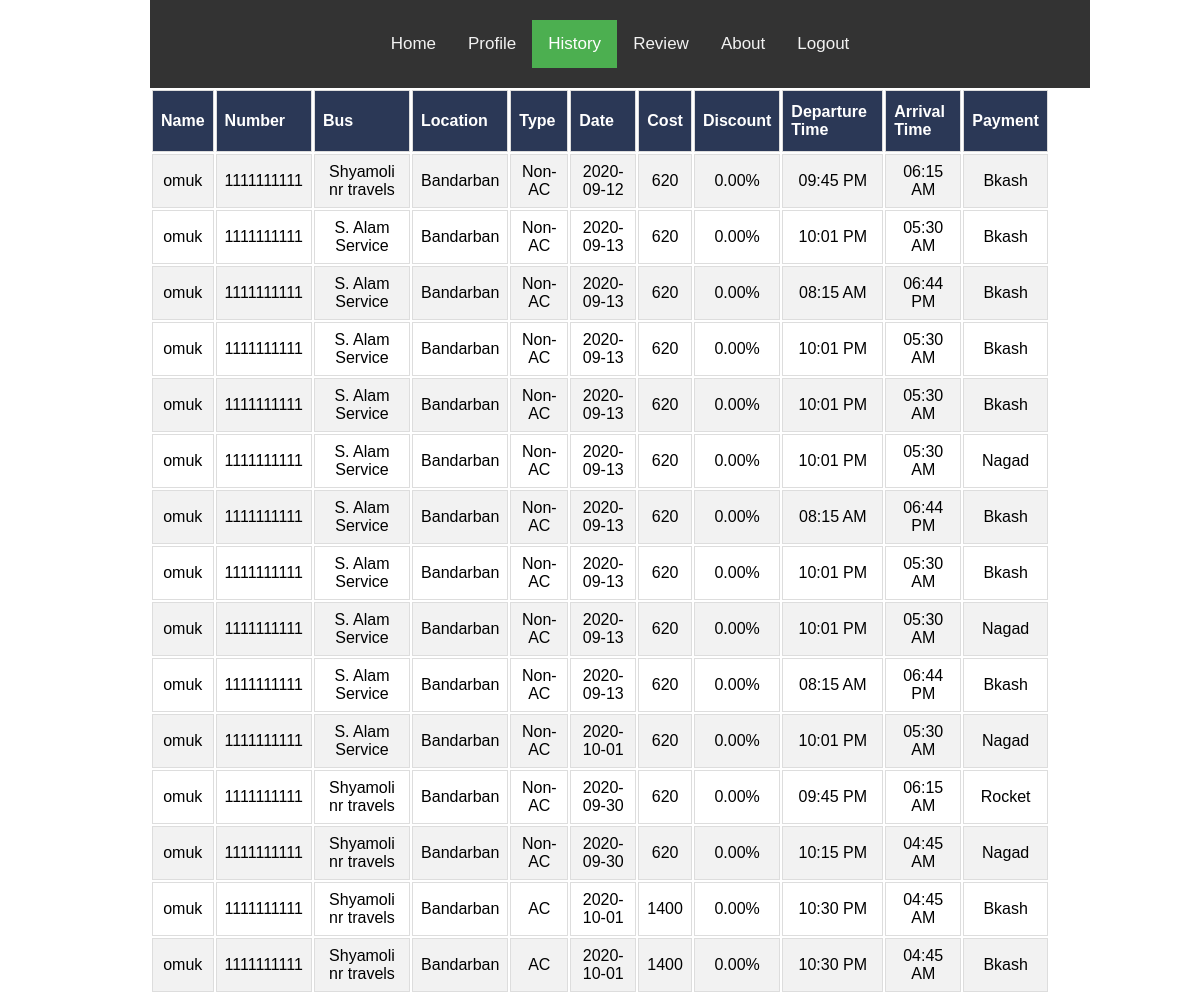
The page /view/history.php (signed in) on the database its author committed.
### tables this page shows
CREATE TABLE `history` (
  `id` int(11) NOT NULL,
  `name` varchar(50) NOT NULL,
  `number` int(11) NOT NULL,
  `bus` varchar(50) NOT NULL,
  `location` varchar(50) NOT NULL,
  `type` text NOT NULL,
  `date` date NOT NULL,
  `cost` int(11) NOT NULL,
  `discount` decimal(8,2) NOT NULL,
  `departing_time` varchar(50) NOT NULL,
  `arrival_time` varchar(50) NOT NULL,
  `payment` varchar(50) NOT NULL,
  `review` varchar(255) NOT NULL,
  `star` int(8) NOT NULL
);

### model/conn.php (called while the page is built, shortened)
<?php  class conn{
		public function selectallhistory(){
			$c = mysqli_connect("localhost","root","","bus_list");
			return mysqli_query($c,"SELECT * FROM history");
		}
		public function selecthistory($n){
			$c = mysqli_connect("localhost","root","","bus_list");
			return mysqli_query($c,"SELECT * FROM history WHERE id=$n");
		}
	}
?>

### controller/historyfetch.php (the view, shortened to what this page needs)
<?php include('../model/conn.php'); ?>
<!DOCTYPE html>
<html>
<head>
</head>
</html>
<?php
class historyfetch{
	public function getResult($number){
		$t= new conn();
		$query = $t->selectallhistory();
		$count= mysqli_num_rows($query);
		?>
				<table class="bus">
			<tr>
				<th>Name</th>
				<th>Number</th>
				<th>Bus</th>
				<th>Location</th>
				<th>Type</th>
				<th>Date</th>
				<th>Cost</th>
				<th>Discount</th>
				<th>Departure Time</th>
				<th>Arrival Time</th>
				<th>Payment</th>
			</tr>
			<?php
			$n=1;
			while($n<=$count){
				$q= $t->selecthistory($n);
				$row= mysqli_fetch_array($q);
				if($row[2]==$number)
				{
				?>
				<tr>
					<td><?php echo $row[1];?></td>
					<td><?php echo $row[2];?></td>
					<td><?php echo $row[3];?></td>
					<td><?php echo $row[4];?></td>
					<td><?php echo $row[5];?></td>
					<td><?php echo $row[6];?></td>
					<td><?php echo $row[7]-($row[7]/100*$row[8]);?></td>
					<td><?php echo $row[8];?>%</td>
					<td><?php echo $row[9];?></td>
					<td><?php echo $row[10];?></td>
					<td><?php echo $row[11];?></td>
				</tr>
				<?php
			}
				$n=$n+1;
			  }?>
			  </table>
			  <?php
			}
   }
?>

### view/history.php (shortened to what this page needs)
<?php include('../controller/historyfetch.php'); ?>
<?php $num = $_SESSION["number"]?>
<!DOCTYPE html>
<html>
<head>
</head>
<body>
	<div class="mbody">
	<div class="topnav">
		<a id="home" class="content" href="dashboard.php">Home</a>
		<a id="profile" class="content" href="profile.php">Profile</a>
		<a id="history" class="content active" href="history.php">History</a>
		<a id="review" class="content" href="review.php" onclick="topactive('review')">Review</a>
		<a id="about" class="content" href="about.php">About</a>
		<a id="logout" class="content" href="../controller/logout.php">Logout</a>
	</div>
	<?php
	$table = new historyfetch();
	echo $table->getResult($num);
	?>
	</div>
</body>

### controller/historyfetch.php (style rules this page uses)
.bus { margin: auto; }
.bus td, .bus th { border: 1px solid #ddd; padding: 8px; }
.bus tr:nth-child(even) { background-color: #f2f2f2; }
.bus th { padding-top: 12px; padding-bottom: 12px; text-align: left; background-color: #2B3856; color: white; }

### view/history.php (style rules this page uses)
body { margin: 0; font-family: Arial, Helvetica, sans-serif; }
.topnav { overflow: hidden; background-color: #333; margin-bottom: 10%; width: 100%; display: flex; justify-content: center; margin: auto; padding: 20px; }
.topnav a { float: left; color: #f2f2f2; text-align: center; padding: 14px 16px; text-decoration: none; font-size: 17px; }
.topnav a.active { background-color: #4CAF50; color: white; }
.mbody { width: 900px; margin: auto; text-align: center; }

### rows shown on the page
history: name "omuk", number "1111111111", bus "Shyamoli nr travels", location "Bandarban", type "Non-AC", date "2020-09-12", $row[7]-($row[7]/100*$row[8]) "620", discount "0.00", departing_time "09:45 PM", arrival_time "06:15 AM", payment "Bkash"
history: name "omuk", number "1111111111", bus "S. Alam Service", location "Bandarban", type "Non-AC", date "2020-09-13", $row[7]-($row[7]/100*$row[8]) "620", discount "0.00", departing_time "10:01 PM", arrival_time "05:30 AM", payment "Bkash"
history: name "omuk", number "1111111111", bus "S. Alam Service", location "Bandarban", type "Non-AC", date "2020-09-13", $row[7]-($row[7]/100*$row[8]) "620", discount "0.00", departing_time "08:15 AM", arrival_time "06:44 PM", payment "Bkash"
history: name "omuk", number "1111111111", bus "S. Alam Service", location "Bandarban", type "Non-AC", date "2020-09-13", $row[7]-($row[7]/100*$row[8]) "620", discount "0.00", departing_time "10:01 PM", arrival_time "05:30 AM", payment "Bkash"
history: name "omuk", number "1111111111", bus "S. Alam Service", location "Bandarban", type "Non-AC", date "2020-09-13", $row[7]-($row[7]/100*$row[8]) "620", discount "0.00", departing_time "10:01 PM", arrival_time "05:30 AM", payment "Bkash"
history: name "omuk", number "1111111111", bus "S. Alam Service", location "Bandarban", type "Non-AC", date "2020-09-13", $row[7]-($row[7]/100*$row[8]) "620", discount "0.00", departing_time "10:01 PM", arrival_time "05:30 AM", payment "Nagad"
history: name "omuk", number "1111111111", bus "S. Alam Service", location "Bandarban", type "Non-AC", date "2020-09-13", $row[7]-($row[7]/100*$row[8]) "620", discount "0.00", departing_time "08:15 AM", arrival_time "06:44 PM", payment "Bkash"
history: name "omuk", number "1111111111", bus "S. Alam Service", location "Bandarban", type "Non-AC", date "2020-09-13", $row[7]-($row[7]/100*$row[8]) "620", discount "0.00", departing_time "10:01 PM", arrival_time "05:30 AM", payment "Bkash"
history: name "omuk", number "1111111111", bus "S. Alam Service", location "Bandarban", type "Non-AC", date "2020-09-13", $row[7]-($row[7]/100*$row[8]) "620", discount "0.00", departing_time "10:01 PM", arrival_time "05:30 AM", payment "Nagad"
history: name "omuk", number "1111111111", bus "S. Alam Service", location "Bandarban", type "Non-AC", date "2020-09-13", $row[7]-($row[7]/100*$row[8]) "620", discount "0.00", departing_time "08:15 AM", arrival_time "06:44 PM", payment "Bkash"
history: name "omuk", number "1111111111", bus "S. Alam Service", location "Bandarban", type "Non-AC", date "2020-10-01", $row[7]-($row[7]/100*$row[8]) "620", discount "0.00", departing_time "10:01 PM", arrival_time "05:30 AM", payment "Nagad"
history: name "omuk", number "1111111111", bus "Shyamoli nr travels", location "Bandarban", type "Non-AC", date "2020-09-30", $row[7]-($row[7]/100*$row[8]) "620", discount "0.00", departing_time "09:45 PM", arrival_time "06:15 AM", payment "Rocket"
history: name "omuk", number "1111111111", bus "Shyamoli nr travels", location "Bandarban", type "Non-AC", date "2020-09-30", $row[7]-($row[7]/100*$row[8]) "620", discount "0.00", departing_time "10:15 PM", arrival_time "04:45 AM", payment "Nagad"
history: name "omuk", number "1111111111", bus "Shyamoli nr travels", location "Bandarban", type "AC", date "2020-10-01", $row[7]-($row[7]/100*$row[8]) "1400", discount "0.00", departing_time "10:30 PM", arrival_time "04:45 AM", payment "Bkash"
history: name "omuk", number "1111111111", bus "Shyamoli nr travels", location "Bandarban", type "AC", date "2020-10-01", $row[7]-($row[7]/100*$row[8]) "1400", discount "0.00", departing_time "10:30 PM", arrival_time "04:45 AM", payment "Bkash"
